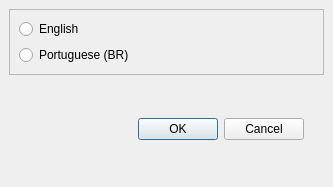
<?xml version="1.0" encoding="UTF-8"?>
<ui version="4.0">
 <class>LanguageDlg</class>
 <widget class="QDialog" name="LanguageDlg">
  <property name="geometry">
   <rect>
    <x>0</x>
    <y>0</y>
    <width>333</width>
    <height>187</height>
   </rect>
  </property>
  <property name="windowTitle">
   <string>Dialog</string>
  </property>
  <layout class="QVBoxLayout">
   <property name="spacing">
    <number>6</number>
   </property>
   <property name="margin">
    <number>9</number>
   </property>
   <item>
    <widget class="QFrame" name="frame">
     <property name="frameShape">
      <enum>QFrame::StyledPanel</enum>
     </property>
     <property name="frameShadow">
      <enum>QFrame::Raised</enum>
     </property>
     <layout class="QVBoxLayout" name="verticalLayout">
      <item>
       <widget class="QRadioButton" name="en_rbt">
        <property name="text">
         <string>English</string>
        </property>
       </widget>
      </item>
      <item>
       <widget class="QRadioButton" name="pt_BR_rbt">
        <property name="text">
         <string>Portuguese (BR)</string>
        </property>
       </widget>
      </item>
     </layout>
    </widget>
   </item>
   <item>
    <layout class="QHBoxLayout">
     <property name="spacing">
      <number>6</number>
     </property>
     <property name="margin">
      <number>0</number>
     </property>
     <item>
      <spacer>
       <property name="orientation">
        <enum>Qt::Horizontal</enum>
       </property>
       <property name="sizeHint" stdset="0">
        <size>
         <width>131</width>
         <height>31</height>
        </size>
       </property>
      </spacer>
     </item>
     <item>
      <widget class="QPushButton" name="okButton">
       <property name="text">
        <string>OK</string>
       </property>
      </widget>
     </item>
     <item>
      <widget class="QPushButton" name="cancelButton">
       <property name="text">
        <string>Cancel</string>
       </property>
      </widget>
     </item>
     <item>
      <spacer>
       <property name="orientation">
        <enum>Qt::Vertical</enum>
       </property>
       <property name="sizeHint" stdset="0">
        <size>
         <width>20</width>
         <height>40</height>
        </size>
       </property>
      </spacer>
     </item>
    </layout>
   </item>
  </layout>
 </widget>
 <resources/>
 <connections>
  <connection>
   <sender>okButton</sender>
   <signal>clicked()</signal>
   <receiver>LanguageDlg</receiver>
   <slot>accept()</slot>
   <hints>
    <hint type="sourcelabel">
     <x>278</x>
     <y>253</y>
    </hint>
    <hint type="destinationlabel">
     <x>96</x>
     <y>254</y>
    </hint>
   </hints>
  </connection>
  <connection>
   <sender>cancelButton</sender>
   <signal>clicked()</signal>
   <receiver>LanguageDlg</receiver>
   <slot>reject()</slot>
   <hints>
    <hint type="sourcelabel">
     <x>369</x>
     <y>253</y>
    </hint>
    <hint type="destinationlabel">
     <x>179</x>
     <y>282</y>
    </hint>
   </hints>
  </connection>
 </connections>
</ui>
